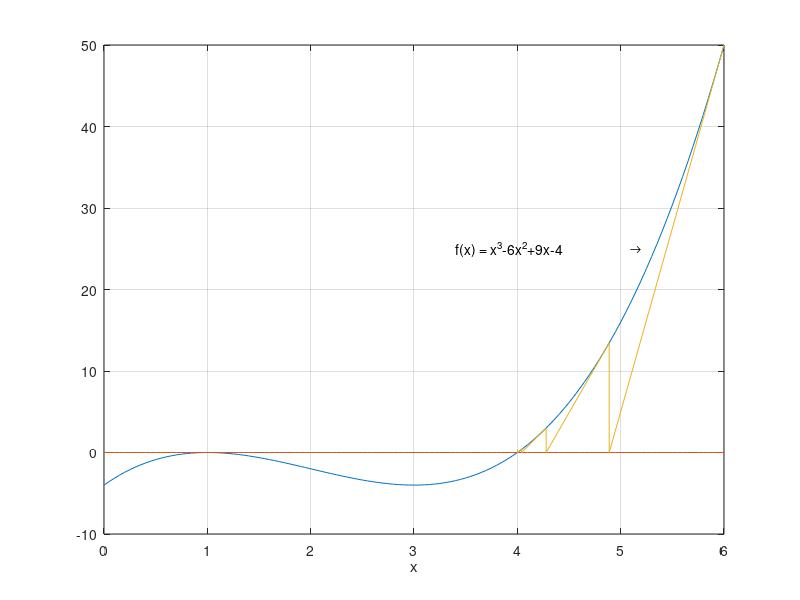

Write MATLAB code to recreate this figure.
r=[]; s=[];
x=0:.05:6;
f = x.^3-6*x.^2+9*x-4;
k=1;
dz=10;
z=6;
r(k)=z;
while abs(dz) >.1
Df= z^3-6*z^2+9*z -4;
s(k)=Df;
r(k)=z;
J = 3*z^2-12*z+9;
dz=-Df/J;
z=z+dz;
k=k+2;
r(k-1)=z;
s(k-1)=0;
r(k)=z;
s(k)=Df;
end
h=zeros(1,length(x));
plot(x,f,'-', x,h,'-', r,s,'-'),grid
xlabel('x')
text(3.4, 25,'f(x) = x^3-6x^2+9x-4')
text(5.1, 25, '\rightarrow')
